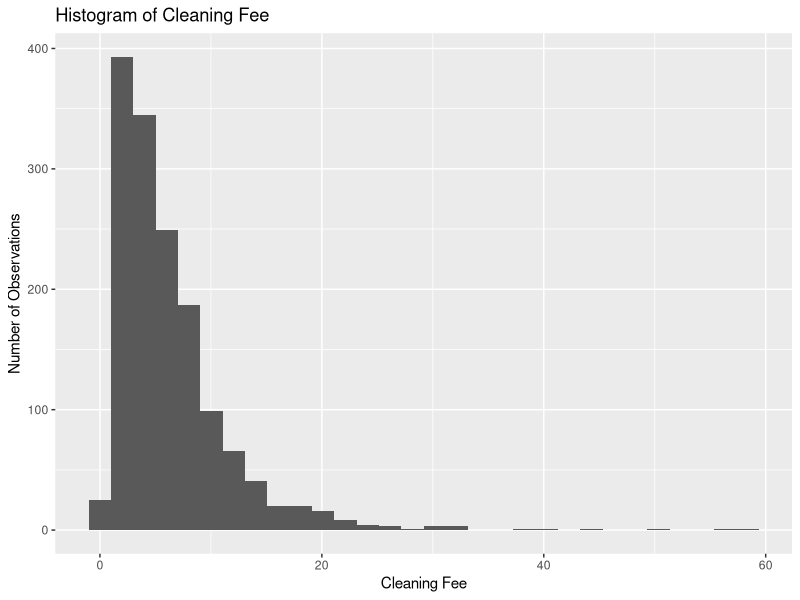

R code for this plot:
## ---- chunk 1
knitr::opts_chunk$set(echo = TRUE)
library(tidyverse)
library(stringr)
library(knitr)
library(skimr)
library(broom)
## ---- chunk 2
airbnb <- read_csv("listings.csv")
## ---- chunk 3
airbnb <- airbnb %>% 
  mutate(cleaning_fee = price * 0.02)

glimpse(airbnb)
## ---- chunk 4
ggplot(data = airbnb, aes(x = cleaning_fee)) +
  geom_histogram() +
  labs(x = "Cleaning Fee",
       y = "Number of Observations",
       title = "Histogram of Cleaning Fee")
## ---- chunk 5
airbnb %>% 
  summarise(mean = mean(cleaning_fee),
            median = median(cleaning_fee),
            std_dev = sd(cleaning_fee),
            iqr = IQR(cleaning_fee))
## ---- chunk 6
count(airbnb, neighbourhood)
## ---- chunk 7
airbnb <- airbnb %>% 
  mutate(neigh_simp = fct_lump_n(neighbourhood, n=3))
count(airbnb, neigh_simp)
## ---- chunk 8
count(airbnb, minimum_nights)
## ---- chunk 9
airbnb <- airbnb %>% 
  filter(minimum_nights <= 3)
count(airbnb,minimum_nights)
